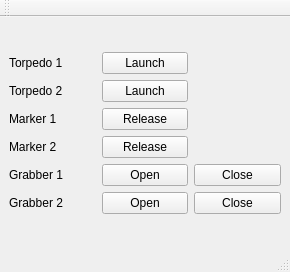
<?xml version="1.0" encoding="UTF-8"?>
<ui version="4.0">
 <class>Pnematic</class>
 <widget class="QMainWindow" name="Pnematic">
  <property name="geometry">
   <rect>
    <x>0</x>
    <y>0</y>
    <width>290</width>
    <height>272</height>
   </rect>
  </property>
  <property name="minimumSize">
   <size>
    <width>189</width>
    <height>259</height>
   </size>
  </property>
  <property name="maximumSize">
   <size>
    <width>15555</width>
    <height>155555</height>
   </size>
  </property>
  <property name="windowTitle">
   <string>Pnematic</string>
  </property>
  <widget class="QWidget" name="centralwidget">
   <layout class="QGridLayout" name="gridLayout_2">
    <item row="0" column="0">
     <layout class="QGridLayout" name="gridLayout">
      <item row="0" column="0">
       <widget class="QLabel" name="label">
        <property name="text">
         <string>Torpedo 1</string>
        </property>
       </widget>
      </item>
      <item row="0" column="1">
       <widget class="QPushButton" name="tor1">
        <property name="text">
         <string>Launch</string>
        </property>
       </widget>
      </item>
      <item row="1" column="0">
       <widget class="QLabel" name="label_2">
        <property name="text">
         <string>Torpedo 2</string>
        </property>
       </widget>
      </item>
      <item row="1" column="1">
       <widget class="QPushButton" name="tor2">
        <property name="text">
         <string>Launch</string>
        </property>
       </widget>
      </item>
      <item row="2" column="0">
       <widget class="QLabel" name="label_3">
        <property name="text">
         <string>Marker 1</string>
        </property>
       </widget>
      </item>
      <item row="2" column="1">
       <widget class="QPushButton" name="mar1">
        <property name="text">
         <string>Release</string>
        </property>
       </widget>
      </item>
      <item row="3" column="0">
       <widget class="QLabel" name="label_4">
        <property name="text">
         <string>Marker 2</string>
        </property>
       </widget>
      </item>
      <item row="3" column="1">
       <widget class="QPushButton" name="mar2">
        <property name="text">
         <string>Release</string>
        </property>
       </widget>
      </item>
      <item row="4" column="0">
       <widget class="QLabel" name="label_5">
        <property name="text">
         <string>Grabber 1</string>
        </property>
       </widget>
      </item>
      <item row="4" column="1">
       <widget class="QPushButton" name="grab1_open">
        <property name="text">
         <string>Open</string>
        </property>
       </widget>
      </item>
      <item row="4" column="2">
       <widget class="QPushButton" name="grab1_close">
        <property name="text">
         <string>Close</string>
        </property>
       </widget>
      </item>
      <item row="5" column="0">
       <widget class="QLabel" name="label_6">
        <property name="text">
         <string>Grabber 2</string>
        </property>
       </widget>
      </item>
      <item row="5" column="1">
       <widget class="QPushButton" name="grab2_open">
        <property name="text">
         <string>Open</string>
        </property>
       </widget>
      </item>
      <item row="5" column="2">
       <widget class="QPushButton" name="grab2_close">
        <property name="text">
         <string>Close</string>
        </property>
       </widget>
      </item>
     </layout>
    </item>
   </layout>
  </widget>
  <widget class="QMenuBar" name="menubar">
   <property name="geometry">
    <rect>
     <x>0</x>
     <y>0</y>
     <width>290</width>
     <height>25</height>
    </rect>
   </property>
  </widget>
  <widget class="QStatusBar" name="statusbar"/>
  <widget class="QToolBar" name="toolBar">
   <property name="windowTitle">
    <string>toolBar</string>
   </property>
   <attribute name="toolBarArea">
    <enum>TopToolBarArea</enum>
   </attribute>
   <attribute name="toolBarBreak">
    <bool>false</bool>
   </attribute>
  </widget>
 </widget>
 <resources/>
 <connections/>
</ui>
